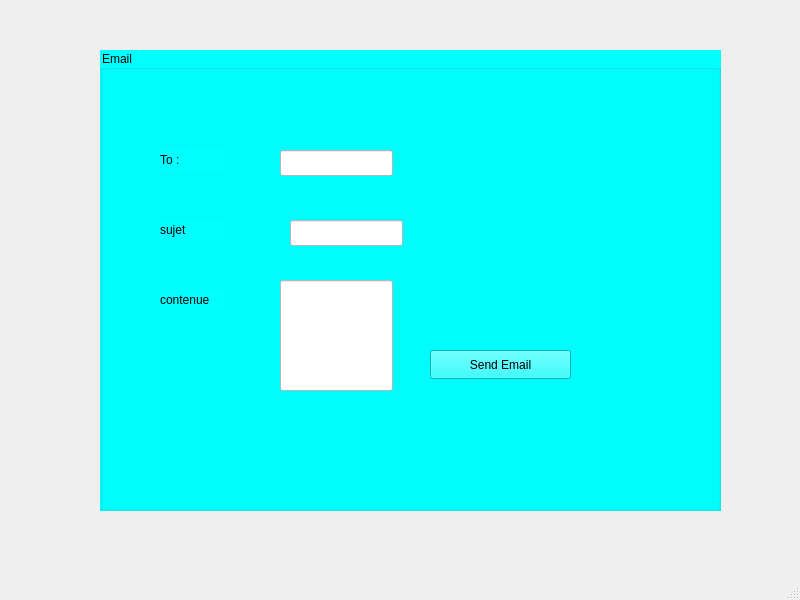
<?xml version="1.0" encoding="UTF-8"?>
<ui version="4.0">
 <class>pageM</class>
 <widget class="QMainWindow" name="pageM">
  <property name="geometry">
   <rect>
    <x>0</x>
    <y>0</y>
    <width>800</width>
    <height>600</height>
   </rect>
  </property>
  <property name="windowTitle">
   <string>MainWindow</string>
  </property>
  <widget class="QWidget" name="centralwidget">
   <widget class="QGroupBox" name="groupBox">
    <property name="geometry">
     <rect>
      <x>100</x>
      <y>50</y>
      <width>621</width>
      <height>461</height>
     </rect>
    </property>
    <property name="styleSheet">
     <string notr="true">background-color: rgb(0, 255, 255);</string>
    </property>
    <property name="title">
     <string>Email</string>
    </property>
    <widget class="QPushButton" name="mailing">
     <property name="geometry">
      <rect>
       <x>330</x>
       <y>300</y>
       <width>141</width>
       <height>29</height>
      </rect>
     </property>
     <property name="text">
      <string>Send Email</string>
     </property>
    </widget>
    <widget class="QLabel" name="label">
     <property name="geometry">
      <rect>
       <x>60</x>
       <y>100</y>
       <width>63</width>
       <height>20</height>
      </rect>
     </property>
     <property name="text">
      <string>To :</string>
     </property>
    </widget>
    <widget class="QLabel" name="label_2">
     <property name="geometry">
      <rect>
       <x>60</x>
       <y>170</y>
       <width>63</width>
       <height>20</height>
      </rect>
     </property>
     <property name="text">
      <string>sujet</string>
     </property>
    </widget>
    <widget class="QLabel" name="label_3">
     <property name="geometry">
      <rect>
       <x>60</x>
       <y>240</y>
       <width>63</width>
       <height>20</height>
      </rect>
     </property>
     <property name="text">
      <string>contenue</string>
     </property>
    </widget>
    <widget class="QLineEdit" name="destinataireEmail">
     <property name="geometry">
      <rect>
       <x>180</x>
       <y>100</y>
       <width>113</width>
       <height>26</height>
      </rect>
     </property>
     <property name="styleSheet">
      <string notr="true">background-color: rgb(255, 255, 255);</string>
     </property>
    </widget>
    <widget class="QLineEdit" name="objetEmail">
     <property name="geometry">
      <rect>
       <x>190</x>
       <y>170</y>
       <width>113</width>
       <height>26</height>
      </rect>
     </property>
     <property name="styleSheet">
      <string notr="true">background-color: rgb(255, 255, 255);</string>
     </property>
    </widget>
    <widget class="QLineEdit" name="bodyEmail">
     <property name="geometry">
      <rect>
       <x>180</x>
       <y>230</y>
       <width>113</width>
       <height>111</height>
      </rect>
     </property>
     <property name="styleSheet">
      <string notr="true">background-color: rgb(255, 255, 255);</string>
     </property>
    </widget>
   </widget>
  </widget>
  <widget class="QMenuBar" name="menubar">
   <property name="geometry">
    <rect>
     <x>0</x>
     <y>0</y>
     <width>800</width>
     <height>26</height>
    </rect>
   </property>
  </widget>
  <widget class="QStatusBar" name="statusbar"/>
 </widget>
 <resources/>
 <connections/>
</ui>
